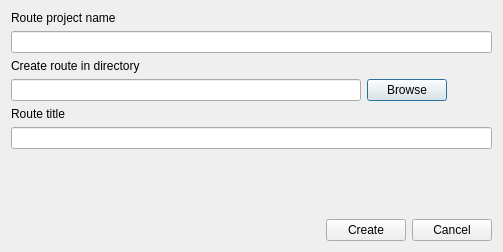
<?xml version="1.0" encoding="UTF-8"?>
<ui version="4.0">
 <class>ProjectWizard</class>
 <widget class="QDialog" name="ProjectWizard">
  <property name="windowModality">
   <enum>Qt::ApplicationModal</enum>
  </property>
  <property name="geometry">
   <rect>
    <x>0</x>
    <y>0</y>
    <width>503</width>
    <height>252</height>
   </rect>
  </property>
  <property name="windowTitle">
   <string>New route creation</string>
  </property>
  <layout class="QGridLayout" name="gridLayout">
   <item row="0" column="0">
    <layout class="QVBoxLayout" name="verticalLayout">
     <item>
      <widget class="QLabel" name="label">
       <property name="text">
        <string>Route project name</string>
       </property>
      </widget>
     </item>
     <item>
      <widget class="QLineEdit" name="leProjectName"/>
     </item>
     <item>
      <widget class="QLabel" name="label_2">
       <property name="text">
        <string>Create route in directory</string>
       </property>
      </widget>
     </item>
     <item>
      <layout class="QHBoxLayout" name="horizontalLayout_2">
       <item>
        <widget class="QLineEdit" name="leProjectsDir">
         <property name="minimumSize">
          <size>
           <width>350</width>
           <height>0</height>
          </size>
         </property>
        </widget>
       </item>
       <item>
        <widget class="QPushButton" name="pbBrowse">
         <property name="text">
          <string>Browse</string>
         </property>
        </widget>
       </item>
       <item>
        <spacer name="horizontalSpacer_2">
         <property name="orientation">
          <enum>Qt::Horizontal</enum>
         </property>
         <property name="sizeHint" stdset="0">
          <size>
           <width>40</width>
           <height>20</height>
          </size>
         </property>
        </spacer>
       </item>
      </layout>
     </item>
     <item>
      <widget class="QLabel" name="label_3">
       <property name="text">
        <string>Route title</string>
       </property>
      </widget>
     </item>
     <item>
      <widget class="QLineEdit" name="leRouteTitle"/>
     </item>
     <item>
      <spacer name="verticalSpacer">
       <property name="orientation">
        <enum>Qt::Vertical</enum>
       </property>
       <property name="sizeHint" stdset="0">
        <size>
         <width>20</width>
         <height>40</height>
        </size>
       </property>
      </spacer>
     </item>
     <item>
      <layout class="QHBoxLayout" name="horizontalLayout">
       <item>
        <spacer name="horizontalSpacer">
         <property name="orientation">
          <enum>Qt::Horizontal</enum>
         </property>
         <property name="sizeHint" stdset="0">
          <size>
           <width>40</width>
           <height>20</height>
          </size>
         </property>
        </spacer>
       </item>
       <item>
        <widget class="QPushButton" name="pbCreateRoute">
         <property name="text">
          <string>Create</string>
         </property>
        </widget>
       </item>
       <item>
        <widget class="QPushButton" name="pbCancel">
         <property name="text">
          <string>Cancel</string>
         </property>
        </widget>
       </item>
      </layout>
     </item>
    </layout>
   </item>
  </layout>
 </widget>
 <resources/>
 <connections/>
</ui>
